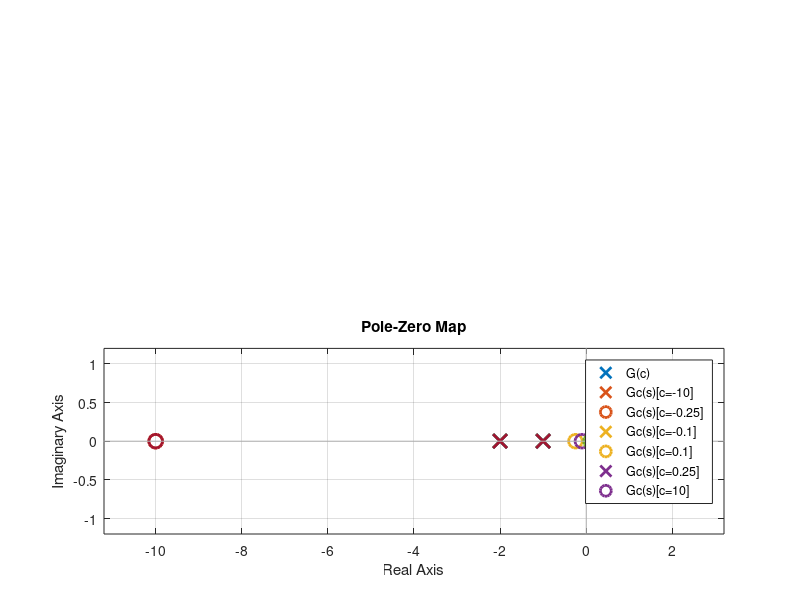

Write the MATLAB code that produced this figure. (Note: this script raises an error after producing the figure.)
% Master1 CORO 
% Classical Control
% exercise 1 of lab1

% MATLABのコマンドで、一度にすべての変数をクリアし、すべてのプロットウィンドウを閉じてコマンドウィンドウをクリア
clear all, close all, clc

disp('section 3.1')
disp('---------------------------------------------')

num = 1;
den = [0.5, 1.5, 1];

G = tf(num, den);

c1 = -10;
c2 = -0.25;
c3 = -0.1;
c4 = 0.1;
c5 = 0.25;
c6 = -10;

cnum1 = [-1, c1];
cden1 = [0.5*c1, 1.5*c1, c1];
cnum2 = [-1, c2];
cden2 = [0.5*c2, 1.5*c2, c2];
cnum3 = [-1, c3];
cden3 = [0.5*c3, 1.5*c3, c3];
cnum4 = [-1, c4];
cden4 = [0.5*c4, 1.5*c4, c4];
cnum5 = [-1, c5];
cden5 = [0.5*c5, 1.5*c5, c5];
cnum6 = [-1, c6];
cden6 = [0.5*c6, 1.5*c6, c6];

Gc1 = tf(cnum1, cden1);
Gc2 = tf(cnum2, cden2);
Gc3 = tf(cnum3, cden3);
Gc4 = tf(cnum4, cden4);
Gc5 = tf(cnum5, cden5);
Gc6 = tf(cnum6, cden6);

f1=figure(1);
set(f1,'position',[1   462   504   343])
subplot(211)

% 最後の6がdurationの長さを決めてる
step(G, Gc1, Gc2, Gc3, Gc4, Gc5, Gc6, 6);
legend('G(c)', 'Gc(s)[c=-10]', 'Gc(s)[c=-0.25]', 'Gc(s)[c=-0.1]', 'Gc(s)[c=0.1]', 'Gc(s)[c=0.25]', 'Gc(s)[c=10]')
subplot(212)
pzmap(G,Gc1, Gc2, Gc3, Gc4, Gc5, Gc6);
legend('G(c)', 'Gc(s)[c=-10]', 'Gc(s)[c=-0.25]', 'Gc(s)[c=-0.1]', 'Gc(s)[c=0.1]', 'Gc(s)[c=0.25]', 'Gc(s)[c=10]')

S  = stepinfo(G);
S1 = stepinfo(Gc1);
S2 = stepinfo(Gc2);
S3 = stepinfo(Gc3);
S4 = stepinfo(Gc4);
S5 = stepinfo(Gc5);
S6 = stepinfo(Gc6);

% オーバーシュート：ステップ応答のピーク地と目標値の差
%              　オーバーシュートがない場合，この値は０
disp(['the percent overshoot of G :',num2str(S1.Overshoot)])
disp(['the percent overshoot of Gc1 (c1=-10) :',num2str(S1.Overshoot)])
disp(['the percent overshoot of Gc2 (c2=-0.25) :',num2str(S2.Overshoot)])
disp(['the percent overshoot of Gc3 (c3=-0.1) :',num2str(S3.Overshoot)])
disp(['the percent undershoot of Gc4 (c4=0.1) :',num2str(S4.Undershoot)])
disp(['the percent undershoot of Gc4 (c5=0.25) :',num2str(S5.Undershoot)])
disp(['the percent undershoot of Gc4 (c6=10) :',num2str(S6.Undershoot)])
disp(' ')

%{
----- 👇set関数の説明👇 -----
set(f1,'position',[1 462 504 343]) のコードは、MATLABにおいて図（Figure）の位置とサイズを設定しています。具体的に、f1 は図のハンドル（handle）を表し、'position' は図の位置とサイズを設定するためのプロパティです。

このコードの各部分について説明します：

f1：これはあらかじめ作成した図のハンドル（handle）を指します。このハンドルを使用して特定の図を操作できます。

'position'：図の位置とサイズを設定するプロパティを指定しています。

[1 462 504 343]：このベクトルは、図の位置とサイズをピクセル単位で指定しています。各要素の意味は次の通りです：

最初の要素（1）：図の左端のX座標位置を指定します。
2番目の要素（462）：図の上端のY座標位置を指定します。
3番目の要素（504）：図の幅を指定します。
4番目の要素（343）：図の高さを指定します。
このコードは、f1 で指定された図の位置とサイズを (1, 462) から始まり、幅が 504 ピクセルで高さが 343 ピクセルになるように設定しています。これにより、MATLABの図が指定された位置とサイズで表示されます。

このように図の位置とサイズを指定することで、グラフやプロットが画面上で適切に配置され、表示される範囲が制御できます。

%}